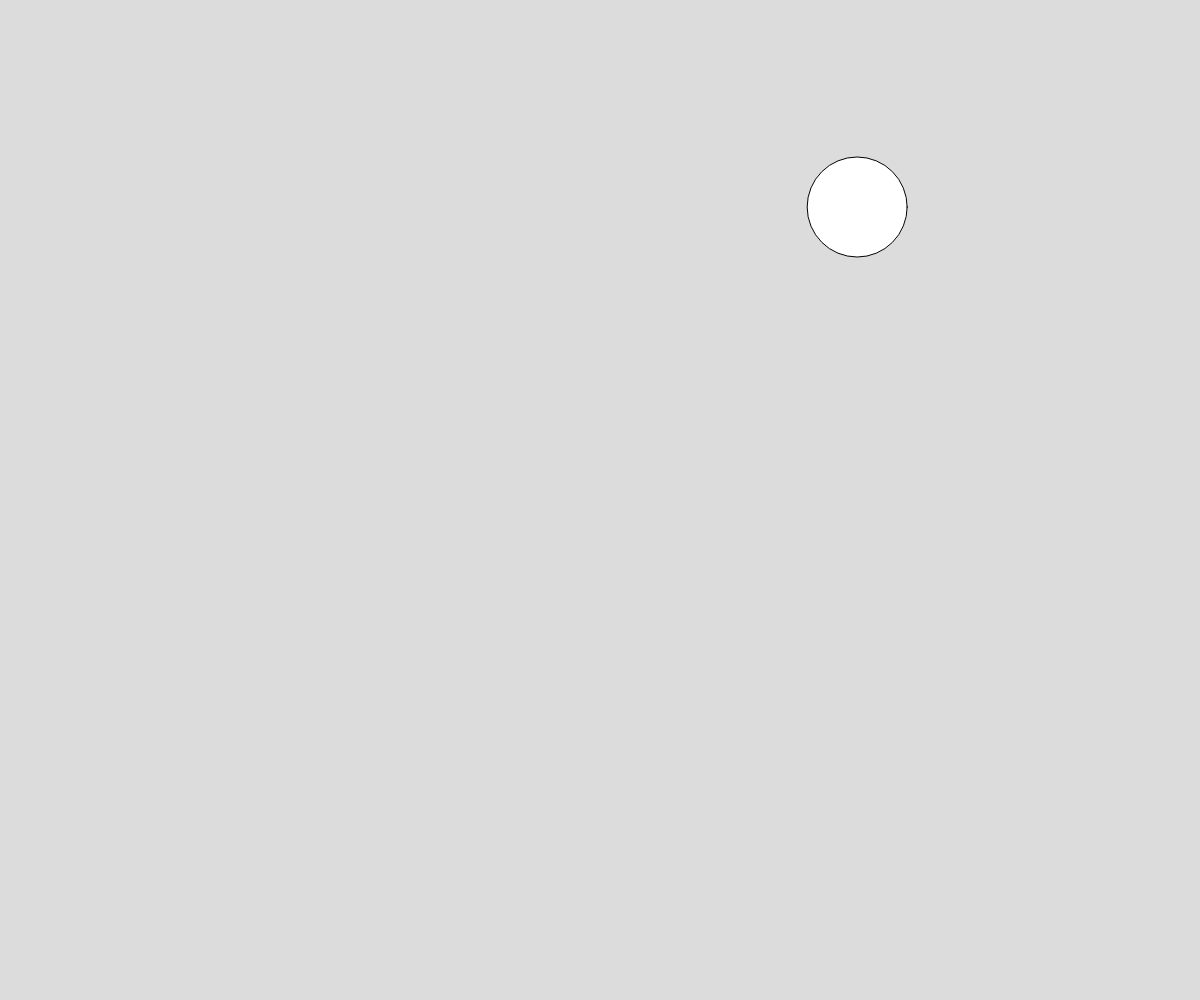
Frame 1 (no input)
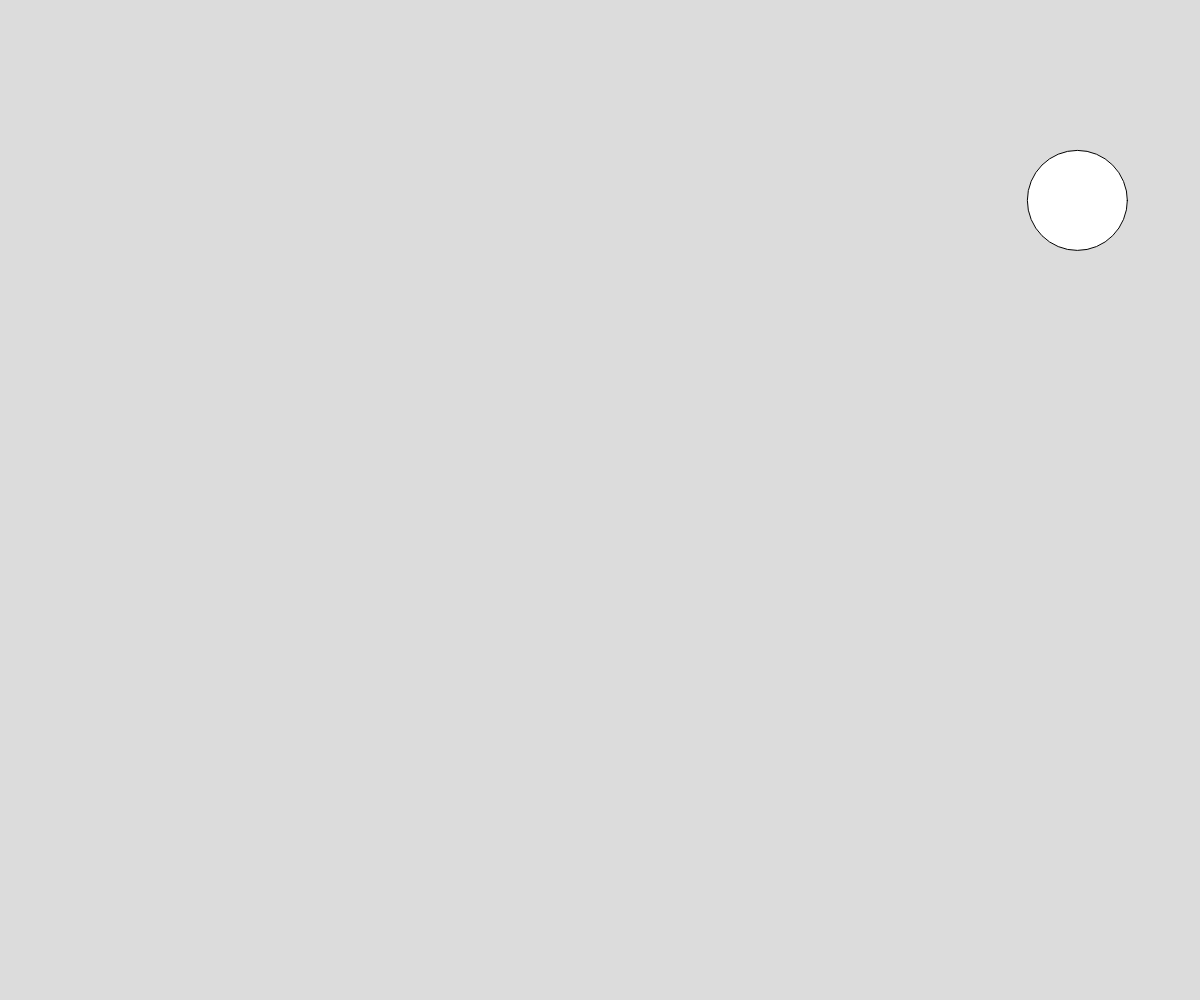
Frame 60 (no input)
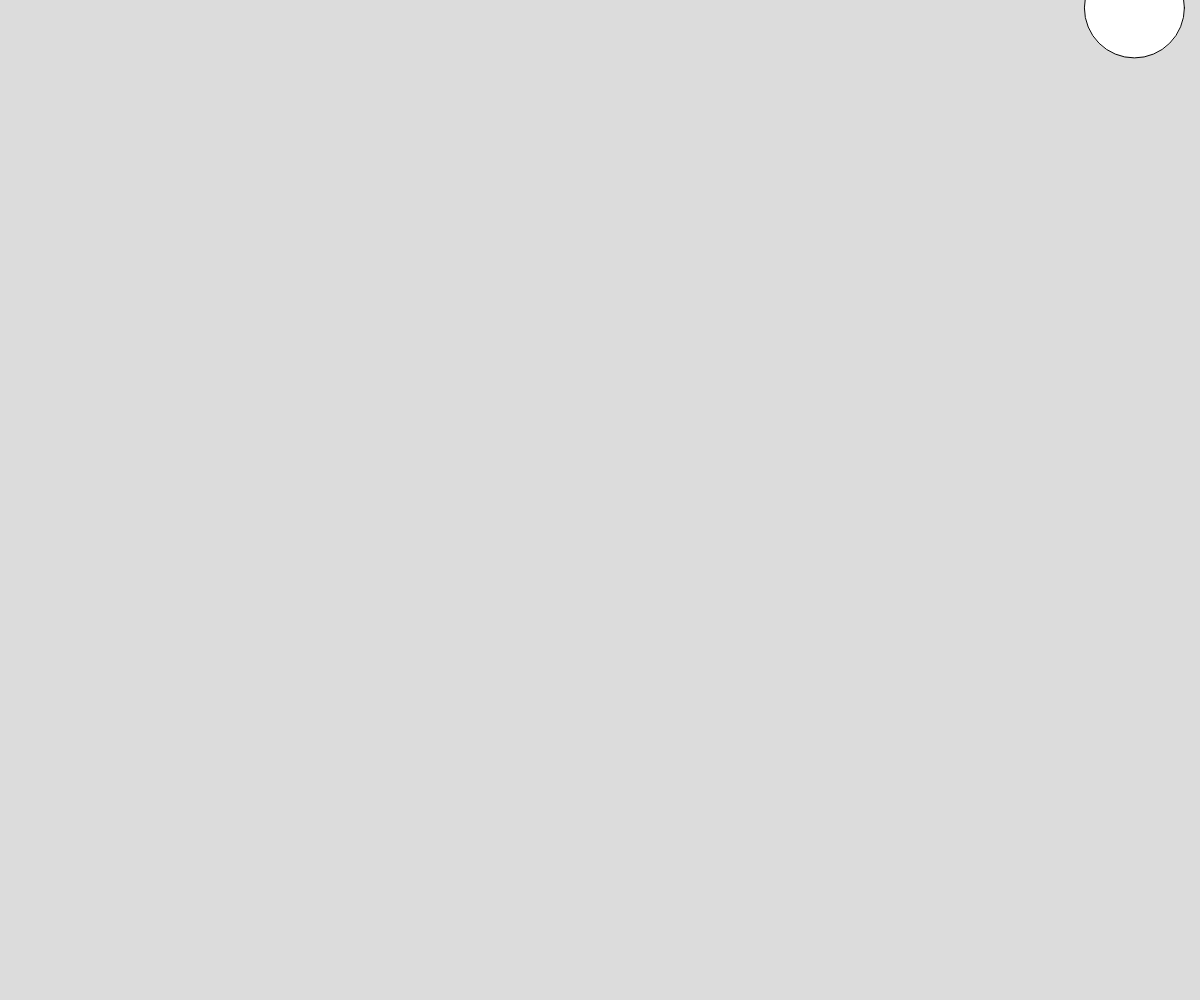
Frame 120 (the mouse pressed at the canvas centre since frame 60)

The p5.js sketch that drew these frames (run headless with seeded random() and noise() and a simulated clock; from frame 60 on, the mouse is pressed at the canvas centre):

// p5.js sketch
// ── sketch.js
function setup() {
  createCanvas(windowWidth, windowHeight);
}

function draw() {
  background(220);
  ellipse(random(width),random(height),100,100);
}
// ── style.css
* {
    margin: 0 auto;
    padding: 0 auto;
}

body {
    background-color: darkgrey;
    color: black;
}

h1 {
    background-color: aquamarine;
    position: absolute;
}
h2 {
    background-color: aquamarine;
    position: absolute;
    top: 50px;
}
a {
    color: black;
    text-decoration: none;
    position: absolute;

}

ol {
    position: absolute;
}

ul {
    position: absolute;

}

.text {
    position: fixed;
    bottom: 0px;
}
.list{
         position: fixed;
    bottom: 0px; 
    right:0px;
}
.image{
 position: fixed;
    bottom: 0px;    
}
img {
    width: 500px;
}
footer{
    position: absolute;
    bottom: 0px;
}
video {
    width: 500px;
}
